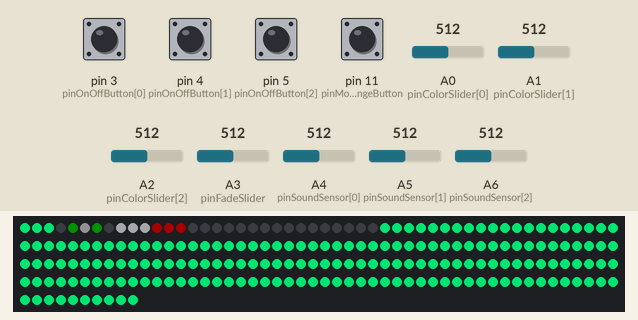
A sketch run on a simulated Arduino Nano, built with avr-gcc and run on an emulated ATmega328P. On the bench: 210 RGB LEDs in strip order, left to right, continuing on the next row. Inputs (shaded band) come from the test bench; at power-on: pin 3 (pinOnOffButton[0]), pin 4 (pinOnOffButton[1]), pin 5 (pinOnOffButton[2]), pin 11 (pinModeChangeButton) LOW, A2 (pinColorSlider[2]) = 512, A0 (pinColorSlider[0]) = 512, A3 (pinFadeSlider) = 512, A1 (pinColorSlider[1]) = 512, A4 (pinSoundSensor[0]) = 512, A5 (pinSoundSensor[1]) = 512, A6 (pinSoundSensor[2]) = 512. Dim RGB values are drawn brighter than linear.

Above: at 1.2 s.
1.3 s: A2 (pinColorSlider[2]) set to 711
2.8 s: A2 (pinColorSlider[2]) set to 741
At 4.1 s:
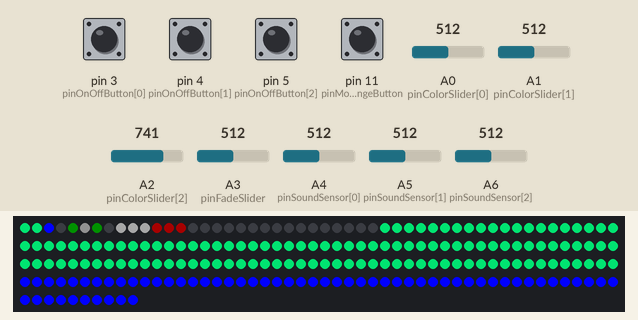
4.4 s: A0 (pinColorSlider[0]) set to 97
At 5.7 s:
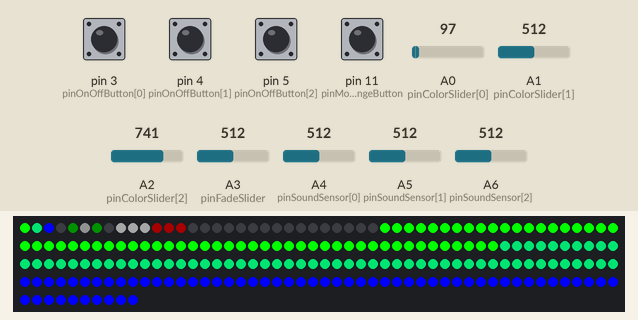
6.0 s: A0 (pinColorSlider[0]) set to 83
At 6.7 s:
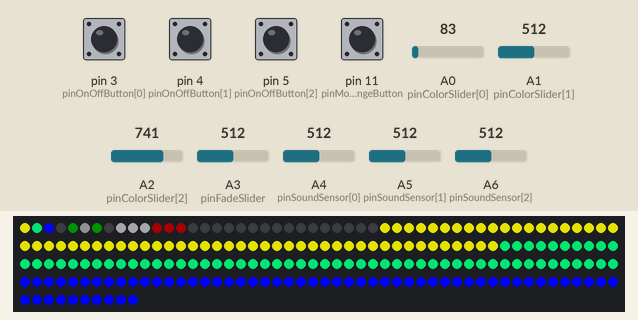
7.6 s: pin 4 (pinOnOffButton[1]) pulled HIGH for 0.15 s
8.3 s: A3 (pinFadeSlider) set to 1021
At 9.7 s:
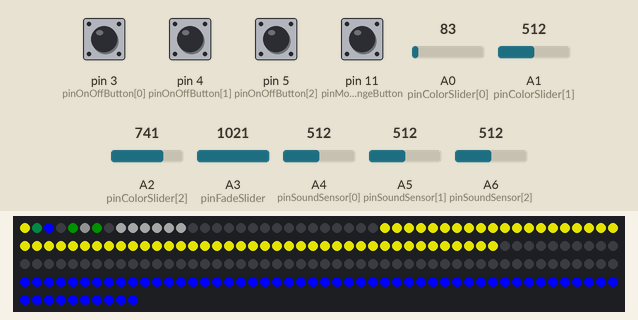
Timing chart, 0 to 11.1 s (numbered marks = the images above; inputs shaded):
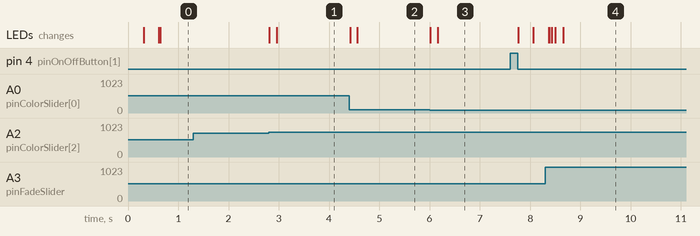

Measured:
- the behaviour switches between 724 and 725 on A2 (pinColorSlider[2]) (found by bisection; images 0 and 1)
- the behaviour switches between 92 and 91 on A0 (pinColorSlider[0]) (found by bisection; images 2 and 3)
- after the input at 1.3 s, every drawn part: stays the same
- after the input at 2.8 s, the LEDs: first change at once (image 1 shows a later state)
- after the input at 4.4 s, the LEDs: first change at once (image 2 shows a later state)
- after the input at 8.3 s, the LEDs: first change after 0.07 s (image 4 shows a later state)

The sketch:

DrumShowLED.ino
```cpp
#include <FastLED.h>    // Подключаем библиотеку для управления LED лентой
#define NUM_LEDS 210    // Общее число светодиодов
#define DATA_PIN 8      // Пин подключения LED ленты
CRGB leds[NUM_LEDS];    // Массив для управления LED лентой

const uint8_t qtyDrums = 3;

// Подключаем устройства
const uint8_t pinOnOffButton[qtyDrums] = {3, 4, 5};    // Пины подключения сенсорных кнопок
const uint8_t pinSoundSensor[qtyDrums] = {A4, A5, A6}; // Пины подключения датчиков звука

const uint8_t pinColorSlider[qtyDrums] = {A0, A1, A2}; // Пины подключения слйдеров изменения Цвет
const uint8_t pinFadeSlider = A3;                      // Пин подключения слайдера затемнения
const uint8_t pinModeChangeButton = 11;                 // Пин подключения кнопки пепеключения режимов

// Разметка ленты
const uint8_t partLength = 60;                         // Количество светодиодов у каждого барабана
const uint8_t startPart[qtyDrums] = {30, 90, 150};     // Начала отрезков ленты

// Переменные
uint8_t currentMode = 0;                             // Текущий режим
uint8_t currentColor[qtyDrums];                      // Текущие Цвет
uint8_t neededColor[qtyDrums];                       // Цвет к которому нужно придти
uint8_t ledsSaturation[qtyDrums];                    // Saturation's для лент
uint8_t interfaceSaturation[qtyDrums];               // Saturation's для интерфейса
uint8_t interfaceValue[qtyDrums] = {255, 255, 255};
float value[qtyDrums];                               // Value's
float fadeStep;                                      // Скорость затемнения после удара
uint8_t sensorThreshold[qtyDrums] = {30, 30, 303}; // порог срабатыавния пьезодатчиков
bool drumIsActive[3] = {true, true, true};           // Вкл\Выкл сенсоров

void setup() {
  Serial.begin(9600);                                         // Подключаем монитор порта для отладки
  FastLED.addLeds<NEOPIXEL, DATA_PIN>(leds, NUM_LEDS);        // Доподключаем библиотеку FastLED
  leds[4] = 0x001100; leds[5] = 0x111111; leds[6] = 0x001100; // Отображаем в интерфейсе режим по умолчанию
}

void loop() {

  // On/Off датчички

   for (uint8_t i = 0; i < qtyDrums; i++) {
    if (digitalRead(pinOnOffButton[i])){
      drumIsActive[i] = !drumIsActive[i];
      changeInterface(i);
    }
    while(digitalRead(pinOnOffButton[i])){

    }
   }

  // Переключатель режимов
  if (digitalRead(pinModeChangeButton)) {
    changeMode();
    while (digitalRead(pinModeChangeButton)) {}
  }

  // Вычисляем и плавно изменяем Цвет и SATURATION на основании показаний слайдера цвета
  for (uint8_t i = 0; i < qtyDrums; i++) {
    neededColor[i] = getHue(analogRead(pinColorSlider[i]));
    currentColor[i] = smoothlyChangeColor(currentColor[i], neededColor[i]);
    ledsSaturation[i] = smoothlyChangeSaturation(ledsSaturation[i], currentColor[i]);
  }

  // Слушаем датчики, применяем режимы
  if (currentMode == 0){
    if (drumWasKicked(0)){
      doNothing();
    }
    if (drumWasKicked(1)){
      if (drumIsActive[0]) value[0] = 255;
      if (drumIsActive[1]) value[1] = 255;
      if (drumIsActive[2]) value[2] = 255;
    }
    if (drumWasKicked(2)){
      doNothing();
    }
  }

  if (currentMode == 1){
    if (drumWasKicked(0)){
      if (drumIsActive[0]) value[0] = 255;
      if (drumIsActive[2]) value[2] = 255;
    }
    if (drumWasKicked(1)){
      if (drumIsActive[1]) value[1] = 255;
    }
    if (drumWasKicked(2)){
      doNothing();
    }
  }

  if (currentMode == 2){
    if (drumWasKicked(0)){
      if (drumIsActive[0]) value[0] = 255;
    }
    if (drumWasKicked(1)){
      if (drumIsActive[1]) value[1] = 255;
    }
    if (drumWasKicked(2)){
      if (drumIsActive[2]) value[2] = 255;
    }
  }

  // Подсвечиваем ленты вычисленными HSV
  for (uint8_t i = 0; i < qtyDrums; i++) {
    fill_solid(&(leds[startPart[i]]), partLength, CHSV(currentColor[i], ledsSaturation[i], value[i]));
  }
  FastLED.show();

  // Вычисляем скорость затемнения
  fadeStep = setFadeStepFromFadeSliderValue(analogRead(pinFadeSlider));

  // Затемняем
  for (uint8_t i = 0; i < qtyDrums; i++) {
    value[i] -= fadeStep;
    if (value[i] == 0 || value[i] < fadeStep) value[i] = 0;
  }

  // Интерфейс
  for (uint8_t i = 0; i < qtyDrums; i++) {
    if(analogRead(pinColorSlider[i]) > 1021) interfaceSaturation[i] = 0;
    else interfaceSaturation[i] = 255;
    fill_solid(&(leds[i]), 1, CHSV(neededColor[i], interfaceSaturation[i], interfaceValue[i] ));
  }
}


// ФУНКЦИИ

void doNothing(){};

void changeInterface(uint8_t i){
  if(interfaceValue[i] == 255) {
    interfaceValue[i] = 60;
  } else {
    interfaceValue[i] = 255;
  }
}

// Циклично переключает режимы (0/1/2), отображает индикацию текущего режима
void changeMode() {
  switch (currentMode) {
    case 0:
      currentMode++;
      leds[4] = 0x111111;
      leds[5] = 0x111111;
      leds[6] = 0x001100;
      break;
    case 1:
      currentMode++;
      leds[4] = 0x111111;
      leds[5] = 0x111111;
      leds[6] = 0x111111;
      break;
    case 2:
      currentMode = 0;
      leds[4] = 0x001100;
      leds[5] = 0x111111;
      leds[6] = 0x001100;
      break;
  }
}

// Диапазон хода слайдера разбит на равные отрезки, за каждым отрезком закреплен свой цвет
uint8_t getHue(int sliderValue) {
   if      (sliderValue == 0)   return 0;    // Красный (нижнее положение слайдера)
  else if (sliderValue < 15)    return 32;   // Оранжевый
  else if (sliderValue < 92)    return 64;   // Желтый
  else if (sliderValue < 409)   return 96;   // Зеленый
  else if (sliderValue < 725)   return 128;  // Голубой
  else if (sliderValue < 981)   return 160;  // Синий
  else if (sliderValue < 1011)  return 192;  // Фиолетовый
  else if (sliderValue < 1022)  return 244;  // Розовый
  else                          return 254;  // Красный (верхнее положение слайдера)
}

// Плавно изменяем текущий цвет на цвет, установленый на слайдере
uint8_t smoothlyChangeColor(uint8_t currentColor, uint8_t neededColor) {
  uint8_t colorChangeStep = 2;
  if (currentColor > neededColor) currentColor -= colorChangeStep;
  else if (currentColor < neededColor) currentColor += colorChangeStep;
  return currentColor;
}

// В верхнем положении слайдера цвета плавно включаем белый цвет
uint8_t smoothlyChangeSaturation(uint8_t saturation, uint8_t hue) {
  uint8_t saturationChangeStep = 5;
  if      (hue == 254 && saturation > 0)                      saturation -= saturationChangeStep;
  else if (hue == 254 && saturation <= saturationChangeStep)  saturation = 0;
  else if (saturation < 255)                                  saturation += saturationChangeStep;
  return saturation;
}

// Регулируем слайдером скорость затемнения после удара, отображаем индикацию
float setFadeStepFromFadeSliderValue(int sliderValue) {
  float fadeStep;
  uint8_t indicator;

  if      (sliderValue < 15)    {fadeStep = 127.5; indicator = 0;}
  else if (sliderValue < 92)    {fadeStep = 15;    indicator = 1;}
  else if (sliderValue < 409)   {fadeStep = 6;     indicator = 2;}
  else if (sliderValue < 725)   {fadeStep = 4;     indicator = 3;}
  else if (sliderValue < 981)   {fadeStep = 3;     indicator = 4;}
  else if (sliderValue < 1011)  {fadeStep = 1.5;   indicator = 5;}
  else if (sliderValue < 1022)  {fadeStep = 1;     indicator = 6;}

  // Интерфейс
  fill_solid(&(leds[8 + indicator]), (6 - indicator), CHSV(0, 255, 100 ));
  fill_solid(&(leds[8]), indicator, CHSV(100, 0, 100 ));

  //  Serial.println(indicator);
  return fadeStep;
}

bool drumWasKicked(uint8_t i){
  bool sensorHeardSound = (analogRead(pinSoundSensor[i]) > sensorThreshold[i]);
  return sensorHeardSound;
}
```
